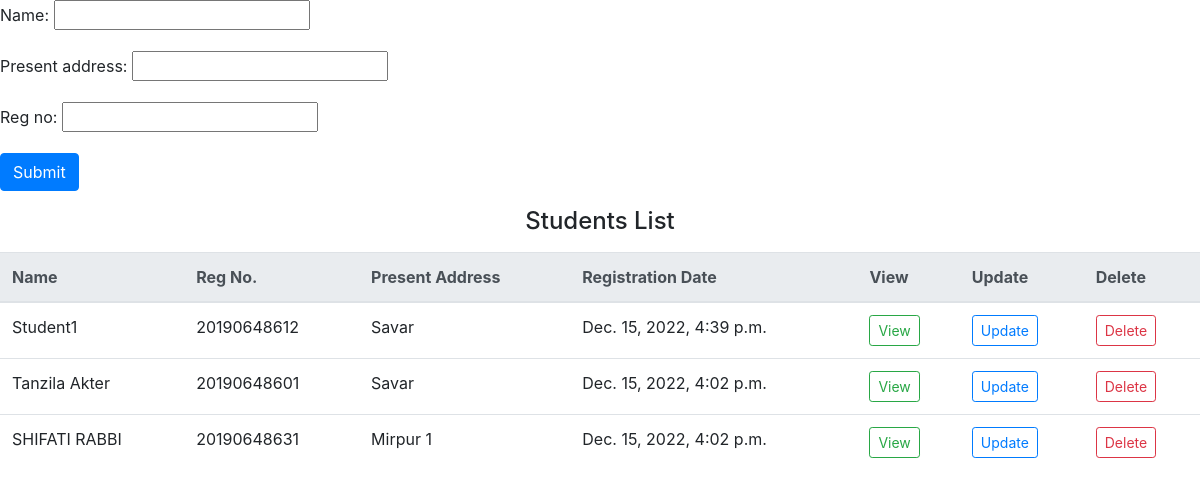
The page / on the database its author committed.
### day2app/models.py (models this page shows, shortened)
class Student(models.Model):
    id = models.AutoField(primary_key=True)
    name = models.CharField(max_length=50)
    present_address = models. CharField(max_length=150)
    registration_date = models.DateTimeField(auto_now_add=True)
    reg_no = models.CharField(max_length=100, unique=True)

### day2app/views.py (the view)
# urls.py: path('', CreateStudent, name='create_student'),
def CreateStudent(request):
    if request.method == "POST":
        form = CreateStudentForm(request.POST)
        if form.is_valid():
            form.save()
            form = CreateStudentForm()
    else:
        form = CreateStudentForm()
    students = Student.objects.all().order_by("-id")
    context = {'form': form, 'students': students}
    return render(request, 'index.html', context)

### day2app/forms.py
class CreateStudentForm(forms.ModelForm):
    class Meta:
        model = Student
        fields = "__all__"

### templates/index.html (shortened to what this page needs)
<!DOCTYPE html>
<html lang="en">
    <head>
        <link rel="stylesheet"
            href="https://cdn.jsdelivr.net/npm/bootstrap@4.5.3/dist/css/bootstrap.min.css"
            integrity="sha384-
                TX8t27EcRE3e/ihU7zmQxVncDAy5uIKz4rEkgIXeMed4M0jlfIDPvg6uqKI2xXr2"
>
    </head>
    <body>
        <div>
            <form method="post">
                {{form.as_p}}
                <button type="submit" class="btn btn-primary">Submit</button>
            </form>
        </div>
        <div>
            <h4 class="text-center mb-3 mt-3">Students List</h4>
            <div class="table-responsive-sm">
                <table class="table table-hover">
                    <thead class="thead-light">
                        <tr>
                            <th scope="col">Name</th>
                            <th scope="col">Reg No.</th>
                            <th scope="col"> Present Address</th>
                            <th scope="col">Registration Date</th>
                            <th scope="col">View</th>
                            <th scope="col">Update</th>
                            <th scope="col">Delete</th>
                        </tr>
                    </thead>
                    <tbody>
                        {% for student in students %}
                            <tr>
                                <td class="text-capitalize">{{student.name}}</td>
                                <td>{{student.reg_no}}</td>
                                <td class="text-capitalize">{{student.present_address}}</td>
                                <td>{{student.registration_date}}</td>
                                <td>
                                    <a role="button" class="btn btn-sm btn-outline-success"
                                        href="{% url 'std_detail' reg=student.id %}">View</a>
                                </td>
                                <td>
                                    <a role="button" class="btn btn-sm btn-outline-primary"
                                        href="{% url 'update' reg=student.id %}">Update</a>
                                </td>
                                <td>
                                    <a role="button" class="btn btn-sm btn-outline-danger" href="{% url
                                        'delete' id=student.id %}">Delete</a>
                                </tr>
                        {% empty %}
                            <span class="text-center">No students to show</span>
                        {% endfor %}
                    </tbody>
                </table>
            </div>
        </div>
    </body>
</html>

### rows shown on the page
Student: name "Student1", reg_no "20190648612", present_address "Savar", registration_date "Dec. 15, 2022, 4:39 p.m."
Student: name "Tanzila Akter", reg_no "20190648601", present_address "Savar", registration_date "Dec. 15, 2022, 4:02 p.m."
Student: name "SHIFATI RABBI", reg_no "20190648631", present_address "Mirpur 1", registration_date "Dec. 15, 2022, 4:02 p.m."
